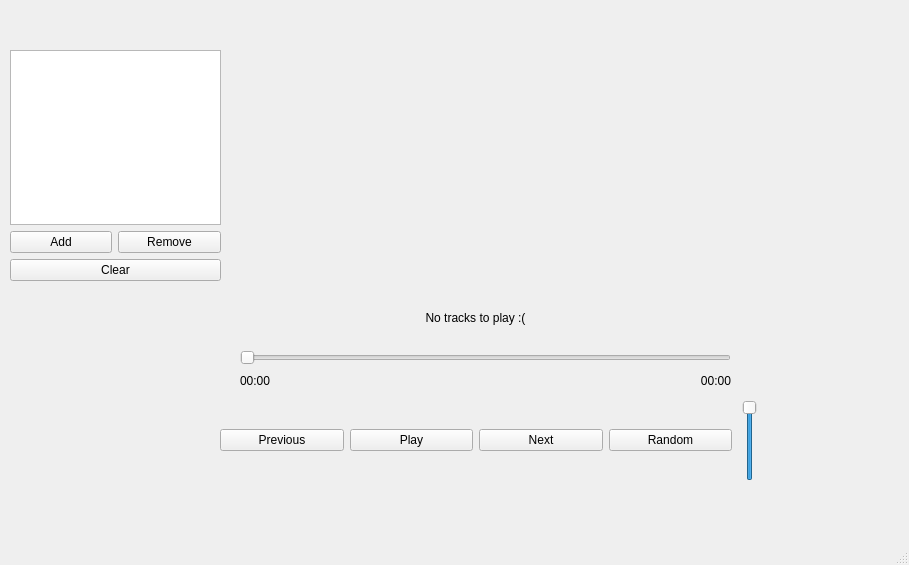
<?xml version="1.0" encoding="UTF-8"?>
<ui version="4.0">
 <class>MusicPlayer</class>
 <widget class="QMainWindow" name="MusicPlayer">
  <property name="geometry">
   <rect>
    <x>0</x>
    <y>0</y>
    <width>909</width>
    <height>565</height>
   </rect>
  </property>
  <property name="windowTitle">
   <string>MusicPlayer</string>
  </property>
  <widget class="QWidget" name="centralwidget">
   <widget class="QWidget" name="horizontalLayoutWidget">
    <property name="geometry">
     <rect>
      <x>220</x>
      <y>400</y>
      <width>512</width>
      <height>80</height>
     </rect>
    </property>
    <layout class="QHBoxLayout" name="playbackPanel">
     <item>
      <widget class="QPushButton" name="buttonPrevious">
       <property name="text">
        <string>Previous</string>
       </property>
      </widget>
     </item>
     <item>
      <widget class="QPushButton" name="buttonPlayPause">
       <property name="text">
        <string>Play</string>
       </property>
      </widget>
     </item>
     <item>
      <widget class="QPushButton" name="buttonNext">
       <property name="text">
        <string>Next</string>
       </property>
      </widget>
     </item>
     <item>
      <widget class="QPushButton" name="buttonRandom">
       <property name="text">
        <string>Random</string>
       </property>
       <property name="checkable">
        <bool>false</bool>
       </property>
       <property name="checked">
        <bool>false</bool>
       </property>
       <property name="autoRepeat">
        <bool>false</bool>
       </property>
       <property name="autoDefault">
        <bool>false</bool>
       </property>
       <property name="default">
        <bool>false</bool>
       </property>
       <property name="flat">
        <bool>false</bool>
       </property>
      </widget>
     </item>
    </layout>
   </widget>
   <widget class="QSlider" name="volumeSlider">
    <property name="geometry">
     <rect>
      <x>740</x>
      <y>400</y>
      <width>20</width>
      <height>81</height>
     </rect>
    </property>
    <property name="sliderPosition">
     <number>99</number>
    </property>
    <property name="tracking">
     <bool>true</bool>
    </property>
    <property name="orientation">
     <enum>Qt::Orientation::Vertical</enum>
    </property>
   </widget>
   <widget class="QWidget" name="gridLayoutWidget">
    <property name="geometry">
     <rect>
      <x>10</x>
      <y>50</y>
      <width>211</width>
      <height>231</height>
     </rect>
    </property>
    <layout class="QGridLayout" name="playlistLayout">
     <item row="0" column="0" colspan="2">
      <widget class="QListWidget" name="listWidget"/>
     </item>
     <item row="1" column="0">
      <widget class="QPushButton" name="buttonAdd">
       <property name="text">
        <string>Add</string>
       </property>
      </widget>
     </item>
     <item row="2" column="0" colspan="2">
      <widget class="QPushButton" name="buttonClear">
       <property name="text">
        <string>Clear</string>
       </property>
      </widget>
     </item>
     <item row="1" column="1">
      <widget class="QPushButton" name="buttonRemove">
       <property name="text">
        <string>Remove</string>
       </property>
      </widget>
     </item>
    </layout>
   </widget>
   <widget class="QLabel" name="currentTrackLabel">
    <property name="geometry">
     <rect>
      <x>340</x>
      <y>310</y>
      <width>271</width>
      <height>16</height>
     </rect>
    </property>
    <property name="layoutDirection">
     <enum>Qt::LayoutDirection::LeftToRight</enum>
    </property>
    <property name="text">
     <string>No tracks to play :(</string>
    </property>
    <property name="alignment">
     <set>Qt::AlignmentFlag::AlignCenter</set>
    </property>
   </widget>
   <widget class="QWidget" name="verticalLayoutWidget">
    <property name="geometry">
     <rect>
      <x>240</x>
      <y>350</y>
      <width>491</width>
      <height>41</height>
     </rect>
    </property>
    <layout class="QVBoxLayout" name="verticalLayout_2">
     <item>
      <widget class="QSlider" name="positionSlider">
       <property name="maximum">
        <number>100</number>
       </property>
       <property name="orientation">
        <enum>Qt::Orientation::Horizontal</enum>
       </property>
      </widget>
     </item>
     <item>
      <layout class="QHBoxLayout" name="timeLayout">
       <item>
        <widget class="QLabel" name="labelCurrentTime">
         <property name="text">
          <string>00:00</string>
         </property>
         <property name="alignment">
          <set>Qt::AlignmentFlag::AlignLeading|Qt::AlignmentFlag::AlignLeft|Qt::AlignmentFlag::AlignVCenter</set>
         </property>
        </widget>
       </item>
       <item>
        <widget class="QLabel" name="labelTotalTime">
         <property name="text">
          <string>00:00</string>
         </property>
         <property name="alignment">
          <set>Qt::AlignmentFlag::AlignRight|Qt::AlignmentFlag::AlignTrailing|Qt::AlignmentFlag::AlignVCenter</set>
         </property>
        </widget>
       </item>
      </layout>
     </item>
    </layout>
   </widget>
  </widget>
  <widget class="QMenuBar" name="menubar">
   <property name="geometry">
    <rect>
     <x>0</x>
     <y>0</y>
     <width>909</width>
     <height>21</height>
    </rect>
   </property>
  </widget>
  <widget class="QStatusBar" name="statusbar"/>
 </widget>
 <resources/>
 <connections/>
</ui>
